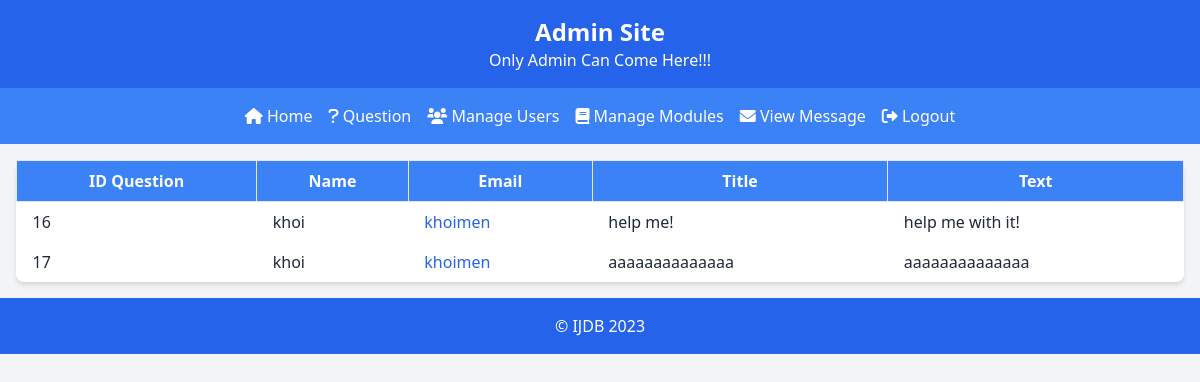
Page /admin/message.php on the committed database.
### tables this page shows
CREATE TABLE `messages` (
  `id` int(50) NOT NULL,
  `messagetext` varchar(50) NOT NULL,
  `title` varchar(50) NOT NULL,
  `userid` int(50) NOT NULL
);

CREATE TABLE `users` (
  `id` int(50) NOT NULL,
  `name_user` varchar(50) NOT NULL,
  `email` varchar(50) NOT NULL,
  `username` varchar(50) NOT NULL,
  `pass` varchar(50) NOT NULL,
  `adress` varchar(50) NOT NULL,
  `role` tinyint(1) NOT NULL DEFAULT 0,
  `date_of_birth` date NOT NULL
);

### admin/message.php (called while the page is built, shortened)
<?php
try {
    include '../includes/DatabaseConnection.php';
    $sql = 'SELECT u.name_user, u.email, m.id, m.title, m.messagetext
    from users as u join messages as m on m.userid = u.id';
    $system = $pdo->query($sql);
    include '../templates/message.html.php';
} catch (PDOException $e) {
    $title = 'An error has occurred';
    $output = 'Database error: ' . $e->getMessage();
}
include '../templates/adminlayout.html.php';
?>

### templates/message.html.php (the view)
<table class="min-w-full bg-white rounded-lg shadow-md">
    <tr class="bg-blue-500 text-white">
        <th class="border px-4 py-2">ID Question</th>
        <th class="border px-4 py-2">Name</th>
        <th class="border px-4 py-2">Email</th>
        <th class="border px-4 py-2">Title</th>
        <th class="border px-4 py-2">Text</th>
    </tr>
    <?php foreach ($system as $message): ?>
    <tr>
        <td class="px-4 py-2"><?=htmlspecialchars($message['id'], ENT_QUOTES, 'UTF-8')?></td>
        <td class="px-4 py-2"><?=htmlspecialchars($message['name_user'], ENT_QUOTES, 'UTF-8')?></td>
        <td class="px-4 py-2">
            <a href="mailto:<?=htmlspecialchars($message['email'], ENT_QUOTES, 'UTF-8')?>" class="text-blue-600 hover:text-blue-900">
                <?=htmlspecialchars($message['email'], ENT_QUOTES, 'UTF-8')?>
            </a>
        </td>
        <td class="px-4 py-2"><?=htmlspecialchars($message['title'], ENT_QUOTES, 'UTF-8')?></td>
        <td class="px-4 py-2"><?=htmlspecialchars($message['messagetext'], ENT_QUOTES, 'UTF-8')?></td>
    </tr>
    <?php endforeach; ?>
</table>

### rows in the picture
messages: id "16", userid.name_user "khoi", userid.email "khoimen", title "help me!", messagetext "help me with it!"
messages: id "17", userid.name_user "khoi", userid.email "khoimen", title "aaaaaaaaaaaaaa", messagetext "aaaaaaaaaaaaaa"
